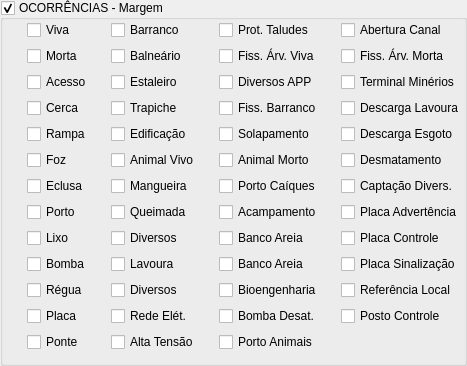
      <widget class="QGroupBox" name="groupBox_oco_margem">
       <property name="sizePolicy">
        <sizepolicy hsizetype="Preferred" vsizetype="Preferred">
         <horstretch>0</horstretch>
         <verstretch>0</verstretch>
        </sizepolicy>
       </property>
       <property name="title">
        <string>OCORRÊNCIAS - Margem</string>
       </property>
       <property name="checkable">
        <bool>true</bool>
       </property>
       <layout class="QGridLayout" name="gridLayout_11">
        <property name="topMargin">
         <number>0</number>
        </property>
        <property name="rightMargin">
         <number>0</number>
        </property>
        <item row="0" column="1">
         <layout class="QFormLayout" name="formLayout_3">
          <item row="0" column="0">
           <layout class="QHBoxLayout" name="horizontalLayout_8">
            <item>
             <widget class="QLabel" name="label_barranco">
              <property name="text">
               <string/>
              </property>
             </widget>
            </item>
            <item>
             <widget class="QCheckBox" name="checkBox_barranco">
              <property name="text">
               <string>Barranco</string>
              </property>
             </widget>
            </item>
           </layout>
          </item>
          <item row="1" column="0">
           <layout class="QHBoxLayout" name="horizontalLayout_9">
            <item>
             <widget class="QLabel" name="label_balneario">
              <property name="text">
               <string/>
              </property>
             </widget>
            </item>
            <item>
             <widget class="QCheckBox" name="checkBox_balneario">
              <property name="text">
               <string>Balneário</string>
              </property>
             </widget>
            </item>
           </layout>
          </item>
          <item row="2" column="0">
           <layout class="QHBoxLayout" name="horizontalLayout_10">
            <item>
             <widget class="QLabel" name="label_estaleiro">
              <property name="text">
               <string/>
              </property>
             </widget>
            </item>
            <item>
             <widget class="QCheckBox" name="checkBox_estaleiro">
              <property name="text">
               <string>Estaleiro</string>
              </property>
             </widget>
            </item>
           </layout>
          </item>
          <item row="3" column="0">
           <layout class="QHBoxLayout" name="horizontalLayout_11">
            <item>
             <widget class="QLabel" name="label_trapiche">
              <property name="text">
               <string/>
              </property>
             </widget>
            </item>
            <item>
             <widget class="QCheckBox" name="checkBox_trapiche">
              <property name="text">
               <string>Trapiche</string>
              </property>
             </widget>
            </item>
           </layout>
          </item>
          <item row="4" column="0">
           <layout class="QHBoxLayout" name="horizontalLayout_12">
            <item>
             <widget class="QLabel" name="label_edificacao">
              <property name="text">
               <string/>
              </property>
             </widget>
            </item>
            <item>
             <widget class="QCheckBox" name="checkBox_edificacao">
              <property name="text">
               <string>Edificação</string>
              </property>
             </widget>
            </item>
           </layout>
          </item>
          <item row="5" column="0">
           <layout class="QHBoxLayout" name="horizontalLayout_54">
            <item>
             <widget class="QLabel" name="label_animal_vivo">
              <property name="text">
               <string/>
              </property>
             </widget>
            </item>
            <item>
             <widget class="QCheckBox" name="checkBox_animal_vivo">
              <property name="text">
               <string>Animal Vivo</string>
              </property>
             </widget>
            </item>
           </layout>
          </item>
          <item row="6" column="0">
           <layout class="QHBoxLayout" name="horizontalLayout_56">
            <item>
             <widget class="QLabel" name="label_mangueira">
              <property name="text">
               <string/>
              </property>
             </widget>
            </item>
            <item>
             <widget class="QCheckBox" name="checkBox_mangueira">
              <property name="text">
               <string>Mangueira</string>
              </property>
             </widget>
            </item>
           </layout>
          </item>
          <item row="7" column="0">
           <layout class="QHBoxLayout" name="horizontalLayout_49">
            <item>
             <widget class="QLabel" name="label_queimada">
              <property name="text">
               <string/>
              </property>
             </widget>
            </item>
            <item>
             <widget class="QCheckBox" name="checkBox_queimada">
              <property name="text">
               <string>Queimada</string>
              </property>
             </widget>
            </item>
           </layout>
          </item>
          <item row="8" column="0">
           <layout class="QHBoxLayout" name="horizontalLayout_40">
            <item>
             <widget class="QLabel" name="label_instalacao_diversas">
              <property name="text">
               <string/>
              </property>
             </widget>
            </item>
            <item>
             <widget class="QCheckBox" name="checkBox_instalacao_diversas">
              <property name="text">
               <string>Diversos</string>
              </property>
             </widget>
            </item>
           </layout>
          </item>
          <item row="9" column="0">
           <layout class="QHBoxLayout" name="horizontalLayout_51">
            <item>
             <widget class="QLabel" name="label_lavoura">
              <property name="text">
               <string/>
              </property>
             </widget>
            </item>
            <item>
             <widget class="QCheckBox" name="checkBox_lavoura">
              <property name="text">
               <string>Lavoura</string>
              </property>
             </widget>
            </item>
           </layout>
          </item>
          <item row="10" column="0">
           <layout class="QHBoxLayout" name="horizontalLayout_58">
            <item>
             <widget class="QLabel" name="label_outros_diversos">
              <property name="text">
               <string/>
              </property>
             </widget>
            </item>
            <item>
             <widget class="QCheckBox" name="checkBox_outros_diversos">
              <property name="text">
               <string>Diversos</string>
              </property>
             </widget>
            </item>
           </layout>
          </item>
          <item row="11" column="0">
           <layout class="QHBoxLayout" name="horizontalLayout_65">
            <item>
             <widget class="QLabel" name="label_rede_eletrica">
              <property name="text">
               <string/>
              </property>
             </widget>
            </item>
            <item>
             <widget class="QCheckBox" name="checkBox_rede_eletrica">
              <property name="text">
               <string>Rede Elét.</string>
              </property>
             </widget>
            </item>
           </layout>
          </item>
          <item row="12" column="0">
           <layout class="QHBoxLayout" name="horizontalLayout_14">
            <item>
             <widget class="QLabel" name="label_rede_alta_tensao">
              <property name="text">
               <string/>
              </property>
             </widget>
            </item>
            <item>
             <widget class="QCheckBox" name="checkBox_rede_alta_tensao">
              <property name="text">
               <string>Alta Tensão</string>
              </property>
             </widget>
            </item>
           </layout>
          </item>
         </layout>
        </item>
        <item row="0" column="0">
         <layout class="QFormLayout" name="formLayout_2">
          <item row="0" column="0">
           <layout class="QHBoxLayout" name="horizontalLayout">
            <item>
             <widget class="QLabel" name="label_viva_margem">
              <property name="text">
               <string/>
              </property>
              <property name="scaledContents">
               <bool>true</bool>
              </property>
             </widget>
            </item>
            <item>
             <widget class="QCheckBox" name="checkBox_viva_margem">
              <property name="text">
               <string>Viva</string>
              </property>
             </widget>
            </item>
           </layout>
          </item>
          <item row="1" column="0">
           <layout class="QHBoxLayout" name="horizontalLayout_3">
            <item>
             <widget class="QLabel" name="label_morta_margem">
              <property name="text">
               <string/>
              </property>
             </widget>
            </item>
            <item>
             <widget class="QCheckBox" name="checkBox_morta_margem">
              <property name="text">
               <string>Morta</string>
              </property>
             </widget>
            </item>
           </layout>
          </item>
          <item row="2" column="0">
           <layout class="QHBoxLayout" name="horizontalLayout_4">
            <item>
             <widget class="QLabel" name="label_acesso">
              <property name="text">
               <string/>
              </property>
             </widget>
            </item>
            <item>
             <widget class="QCheckBox" name="checkBox_acesso">
              <property name="text">
               <string>Acesso</string>
              </property>
             </widget>
            </item>
           </layout>
          </item>
          <item row="3" column="0">
           <layout class="QHBoxLayout" name="horizontalLayout_5">
            <item>
             <widget class="QLabel" name="label_cerca">
              <property name="text">
               <string/>
              </property>
             </widget>
            </item>
            <item>
             <widget class="QCheckBox" name="checkBox_cerca">
              <property name="text">
               <string>Cerca</string>
              </property>
             </widget>
            </item>
           </layout>
          </item>
          <item row="4" column="0">
           <layout class="QHBoxLayout" name="horizontalLayout_6">
            <item>
             <widget class="QLabel" name="label_rampa">
              <property name="text">
               <string/>
              </property>
             </widget>
            </item>
            <item>
             <widget class="QCheckBox" name="checkBox_rampa">
              <property name="text">
               <string>Rampa</string>
              </property>
             </widget>
            </item>
           </layout>
          </item>
          <item row="5" column="0">
           <layout class="QHBoxLayout" name="horizontalLayout_7">
            <item>
             <widget class="QLabel" name="label_foz">
              <property name="text">
               <string/>
              </property>
             </widget>
            </item>
            <item>
             <widget class="QCheckBox" name="checkBox_foz">
              <property name="text">
               <string>Foz</string>
              </property>
             </widget>
            </item>
           </layout>
          </item>
          <item row="6" column="0">
           <layout class="QHBoxLayout" name="horizontalLayout_37">
            <item>
             <widget class="QLabel" name="label_eclusa">
              <property name="text">
               <string/>
              </property>
             </widget>
            </item>
            <item>
             <widget class="QCheckBox" name="checkBox_eclusa">
              <property name="text">
               <string>Eclusa</string>
              </property>
             </widget>
            </item>
           </layout>
          </item>
          <item row="7" column="0">
           <layout class="QHBoxLayout" name="horizontalLayout_38">
            <item>
             <widget class="QLabel" name="label_porto">
              <property name="text">
               <string/>
              </property>
             </widget>
            </item>
            <item>
             <widget class="QCheckBox" name="checkBox_porto">
              <property name="text">
               <string>Porto</string>
              </property>
             </widget>
            </item>
           </layout>
          </item>
          <item row="8" column="0">
           <layout class="QHBoxLayout" name="horizontalLayout_50">
            <item>
             <widget class="QLabel" name="label_lixo">
              <property name="text">
               <string/>
              </property>
             </widget>
            </item>
            <item>
             <widget class="QCheckBox" name="checkBox_lixo">
              <property name="text">
               <string>Lixo</string>
              </property>
             </widget>
            </item>
           </layout>
          </item>
          <item row="9" column="0">
           <layout class="QHBoxLayout" name="horizontalLayout_52">
            <item>
             <widget class="QLabel" name="label_bomba">
              <property name="text">
               <string/>
              </property>
             </widget>
            </item>
            <item>
             <widget class="QCheckBox" name="checkBox_bomba">
              <property name="text">
               <string>Bomba</string>
              </property>
             </widget>
            </item>
           </layout>
          </item>
          <item row="10" column="0">
           <layout class="QHBoxLayout" name="horizontalLayout_57">
            <item>
             <widget class="QLabel" name="label_regua">
              <property name="text">
               <string/>
              </property>
             </widget>
            </item>
            <item>
             <widget class="QCheckBox" name="checkBox_regua">
              <property name="text">
               <string>Régua</string>
              </property>
             </widget>
            </item>
           </layout>
          </item>
          <item row="11" column="0">
           <layout class="QHBoxLayout" name="horizontalLayout_63">
            <item>
             <widget class="QLabel" name="label_placa">
              <property name="text">
               <string/>
              </property>
             </widget>
            </item>
            <item>
             <widget class="QCheckBox" name="checkBox_placa">
              <property name="text">
               <string>Placa</string>
              </property>
             </widget>
            </item>
           </layout>
          </item>
          <item row="12" column="0">
           <layout class="QHBoxLayout" name="horizontalLayout_68">
            <item>
             <widget class="QLabel" name="label_ponte">
              <property name="text">
               <string/>
              </property>
             </widget>
            </item>
            <item>
             <widget class="QCheckBox" name="checkBox_ponte">
              <property name="text">
               <string>Ponte</string>
              </property>
             </widget>
            </item>
           </layout>
          </item>
         </layout>
        </item>
        <item row="0" column="2">
         <layout class="QFormLayout" name="formLayout_4">
          <item row="0" column="0">
           <layout class="QHBoxLayout" name="horizontalLayout_15">
            <item>
             <widget class="QLabel" name="label_protecao_talude">
              <property name="text">
               <string/>
              </property>
             </widget>
            </item>
            <item>
             <widget class="QCheckBox" name="checkBox_protecao_talude">
              <property name="text">
               <string>Prot. Taludes</string>
              </property>
             </widget>
            </item>
           </layout>
          </item>
          <item row="1" column="0">
           <layout class="QHBoxLayout" name="horizontalLayout_16">
            <item>
             <widget class="QLabel" name="label_fissura_arvore_viva">
              <property name="text">
               <string/>
              </property>
             </widget>
            </item>
            <item>
             <widget class="QCheckBox" name="checkBox_fissura_arvore_viva">
              <property name="text">
               <string>Fiss. Árv. Viva</string>
              </property>
             </widget>
            </item>
           </layout>
          </item>
          <item row="2" column="0">
           <layout class="QHBoxLayout" name="horizontalLayout_47">
            <item>
             <widget class="QLabel" name="label_diversos_APP">
              <property name="text">
               <string/>
              </property>
             </widget>
            </item>
            <item>
             <widget class="QCheckBox" name="checkBox_diversos_APP">
              <property name="text">
               <string>Diversos APP</string>
              </property>
             </widget>
            </item>
           </layout>
          </item>
          <item row="3" column="0">
           <layout class="QHBoxLayout" name="horizontalLayout_48">
            <item>
             <widget class="QLabel" name="label_fissura_barranco">
              <property name="text">
               <string/>
              </property>
             </widget>
            </item>
            <item>
             <widget class="QCheckBox" name="checkBox_fissura_barranco">
              <property name="text">
               <string>Fiss. Barranco</string>
              </property>
             </widget>
            </item>
           </layout>
          </item>
          <item row="4" column="0">
           <layout class="QHBoxLayout" name="horizontalLayout_13">
            <item>
             <widget class="QLabel" name="label_solapamento">
              <property name="text">
               <string/>
              </property>
             </widget>
            </item>
            <item>
             <widget class="QCheckBox" name="checkBox_solapamento">
              <property name="text">
               <string>Solapamento</string>
              </property>
             </widget>
            </item>
           </layout>
          </item>
          <item row="5" column="0">
           <layout class="QHBoxLayout" name="horizontalLayout_55">
            <item>
             <widget class="QLabel" name="label_animal_morto">
              <property name="text">
               <string/>
              </property>
             </widget>
            </item>
            <item>
             <widget class="QCheckBox" name="checkBox_animal_morto">
              <property name="text">
               <string>Animal Morto</string>
              </property>
             </widget>
            </item>
           </layout>
          </item>
          <item row="7" column="0">
           <layout class="QHBoxLayout" name="horizontalLayout_19">
            <item>
             <widget class="QLabel" name="label_acampamento">
              <property name="text">
               <string/>
              </property>
             </widget>
            </item>
            <item>
             <widget class="QCheckBox" name="checkBox_acampamento">
              <property name="text">
               <string>Acampamento</string>
              </property>
             </widget>
            </item>
           </layout>
          </item>
          <item row="8" column="0">
           <layout class="QHBoxLayout" name="horizontalLayout_20">
            <item>
             <widget class="QLabel" name="label_banco_areia">
              <property name="text">
               <string/>
              </property>
             </widget>
            </item>
            <item>
             <widget class="QCheckBox" name="checkBox_banco_areia">
              <property name="text">
               <string>Banco Areia</string>
              </property>
             </widget>
            </item>
           </layout>
          </item>
          <item row="9" column="0">
           <layout class="QHBoxLayout" name="horizontalLayout_21">
            <item>
             <widget class="QLabel" name="label_banco_areia_tocos">
              <property name="text">
               <string/>
              </property>
             </widget>
            </item>
            <item>
             <widget class="QCheckBox" name="checkBox_banco_areia_tocos">
              <property name="text">
               <string>Banco Areia</string>
              </property>
             </widget>
            </item>
           </layout>
          </item>
          <item row="10" column="0">
           <layout class="QHBoxLayout" name="horizontalLayout_41">
            <item>
             <widget class="QLabel" name="label_bioengenharia">
              <property name="text">
               <string/>
              </property>
             </widget>
            </item>
            <item>
             <widget class="QCheckBox" name="checkBox_bioengenharia">
              <property name="text">
               <string>Bioengenharia</string>
              </property>
             </widget>
            </item>
           </layout>
          </item>
          <item row="11" column="0">
           <layout class="QHBoxLayout" name="horizontalLayout_53">
            <item>
             <widget class="QLabel" name="label_bomba_desativada">
              <property name="text">
               <string/>
              </property>
             </widget>
            </item>
            <item>
             <widget class="QCheckBox" name="checkBox_bomba_desativada">
              <property name="text">
               <string>Bomba Desat.</string>
              </property>
             </widget>
            </item>
           </layout>
          </item>
          <item row="12" column="0">
           <layout class="QHBoxLayout" name="horizontalLayout_66">
            <item>
             <widget class="QLabel" name="label_porto_animais">
              <property name="text">
               <string/>
              </property>
             </widget>
            </item>
            <item>
             <widget class="QCheckBox" name="checkBox_porto_animais">
              <property name="text">
               <string>Porto Animais</string>
              </property>
             </widget>
            </item>
           </layout>
          </item>
          <item row="6" column="0">
           <layout class="QHBoxLayout" name="horizontalLayout_64">
            <item>
             <widget class="QLabel" name="label_porto_caiques">
              <property name="text">
               <string/>
              </property>
             </widget>
            </item>
            <item>
             <widget class="QCheckBox" name="checkBox_porto_caiques">
              <property name="text">
               <string>Porto Caíques</string>
              </property>
             </widget>
            </item>
           </layout>
          </item>
         </layout>
        </item>
        <item row="0" column="3">
         <layout class="QFormLayout" name="formLayout_8">
          <item row="0" column="0">
           <layout class="QHBoxLayout" name="horizontalLayout_42">
            <item>
             <widget class="QLabel" name="label_abertura_canal">
              <property name="text">
               <string/>
              </property>
             </widget>
            </item>
            <item>
             <widget class="QCheckBox" name="checkBox_abertura_canal">
              <property name="text">
               <string>Abertura Canal</string>
              </property>
             </widget>
            </item>
           </layout>
          </item>
          <item row="1" column="0">
           <layout class="QHBoxLayout" name="horizontalLayout_17">
            <item>
             <widget class="QLabel" name="label_fissura_arvore_morta">
              <property name="text">
               <string/>
              </property>
             </widget>
            </item>
            <item>
             <widget class="QCheckBox" name="checkBox_fissura_arvore_morta">
              <property name="text">
               <string>Fiss. Árv. Morta</string>
              </property>
             </widget>
            </item>
           </layout>
          </item>
          <item row="2" column="0">
           <layout class="QHBoxLayout" name="horizontalLayout_43">
            <item>
             <widget class="QLabel" name="label_terminal_minerio">
              <property name="text">
               <string/>
              </property>
             </widget>
            </item>
            <item>
             <widget class="QCheckBox" name="checkBox_terminal_minerio">
              <property name="text">
               <string>Terminal Minérios</string>
              </property>
             </widget>
            </item>
           </layout>
          </item>
          <item row="3" column="0">
           <layout class="QHBoxLayout" name="horizontalLayout_44">
            <item>
             <widget class="QLabel" name="label_descarga_lavoura">
              <property name="text">
               <string/>
              </property>
             </widget>
            </item>
            <item>
             <widget class="QCheckBox" name="checkBox_descarga_lavoura">
              <property name="text">
               <string>Descarga Lavoura</string>
              </property>
             </widget>
            </item>
           </layout>
          </item>
          <item row="4" column="0">
           <layout class="QHBoxLayout" name="horizontalLayout_45">
            <item>
             <widget class="QLabel" name="label_descarga_esgoto">
              <property name="text">
               <string/>
              </property>
             </widget>
            </item>
            <item>
             <widget class="QCheckBox" name="checkBox_descarga_esgoto">
              <property name="text">
               <string>Descarga Esgoto</string>
              </property>
             </widget>
            </item>
           </layout>
          </item>
          <item row="5" column="0">
           <layout class="QHBoxLayout" name="horizontalLayout_46">
            <item>
             <widget class="QLabel" name="label_desmatamento_APP">
              <property name="text">
               <string/>
              </property>
             </widget>
            </item>
            <item>
             <widget class="QCheckBox" name="checkBox_desmatamento_APP">
              <property name="text">
               <string>Desmatamento</string>
              </property>
             </widget>
            </item>
           </layout>
          </item>
          <item row="6" column="0">
           <layout class="QHBoxLayout" name="horizontalLayout_18">
            <item>
             <widget class="QLabel" name="label_captacao_domestica">
              <property name="text">
               <string/>
              </property>
             </widget>
            </item>
            <item>
             <widget class="QCheckBox" name="checkBox_captacao_domestica">
              <property name="text">
               <string>Captação Divers.</string>
              </property>
             </widget>
            </item>
           </layout>
          </item>
          <item row="7" column="0">
           <layout class="QHBoxLayout" name="horizontalLayout_59">
            <item>
             <widget class="QLabel" name="label_placa_advertencia">
              <property name="text">
               <string/>
              </property>
             </widget>
            </item>
            <item>
             <widget class="QCheckBox" name="checkBox_placa_advertencia">
              <property name="text">
               <string>Placa Advertência</string>
              </property>
             </widget>
            </item>
           </layout>
          </item>
          <item row="8" column="0">
           <layout class="QHBoxLayout" name="horizontalLayout_60">
            <item>
             <widget class="QLabel" name="label_placa_controle">
              <property name="text">
               <string/>
              </property>
             </widget>
            </item>
            <item>
             <widget class="QCheckBox" name="checkBox_placa_controle">
              <property name="text">
               <string>Placa Controle</string>
              </property>
             </widget>
            </item>
           </layout>
          </item>
          <item row="9" column="0">
           <layout class="QHBoxLayout" name="horizontalLayout_61">
            <item>
             <widget class="QLabel" name="label_placa_sinalizacao">
              <property name="text">
               <string/>
              </property>
             </widget>
            </item>
            <item>
             <widget class="QCheckBox" name="checkBox_placa_sinalizacao">
              <property name="text">
               <string>Placa Sinalização</string>
              </property>
             </widget>
            </item>
           </layout>
          </item>
          <item row="10" column="0">
           <layout class="QHBoxLayout" name="horizontalLayout_62">
            <item>
             <widget class="QLabel" name="label_referencia_local">
              <property name="text">
               <string/>
              </property>
             </widget>
            </item>
            <item>
             <widget class="QCheckBox" name="checkBox_referencia_local">
              <property name="text">
               <string>Referência Local</string>
              </property>
             </widget>
            </item>
           </layout>
          </item>
          <item row="11" column="0">
           <layout class="QHBoxLayout" name="horizontalLayout_67">
            <item>
             <widget class="QLabel" name="label_posto_controle">
              <property name="text">
               <string/>
              </property>
             </widget>
            </item>
            <item>
             <widget class="QCheckBox" name="checkBox_posto_controle">
              <property name="text">
               <string>Posto Controle</string>
              </property>
             </widget>
            </item>
           </layout>
          </item>
         </layout>
        </item>
       </layout>
      </widget>
